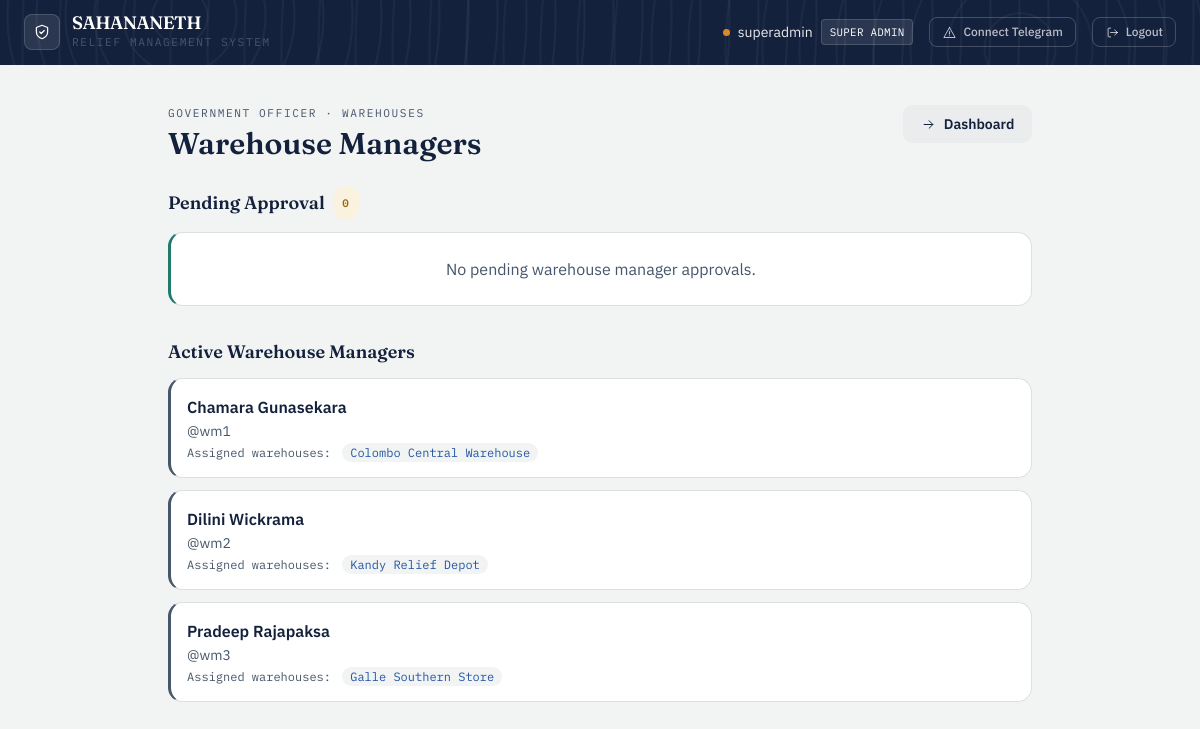
The app's page /gov/warehouse-managers (signed in), older data.
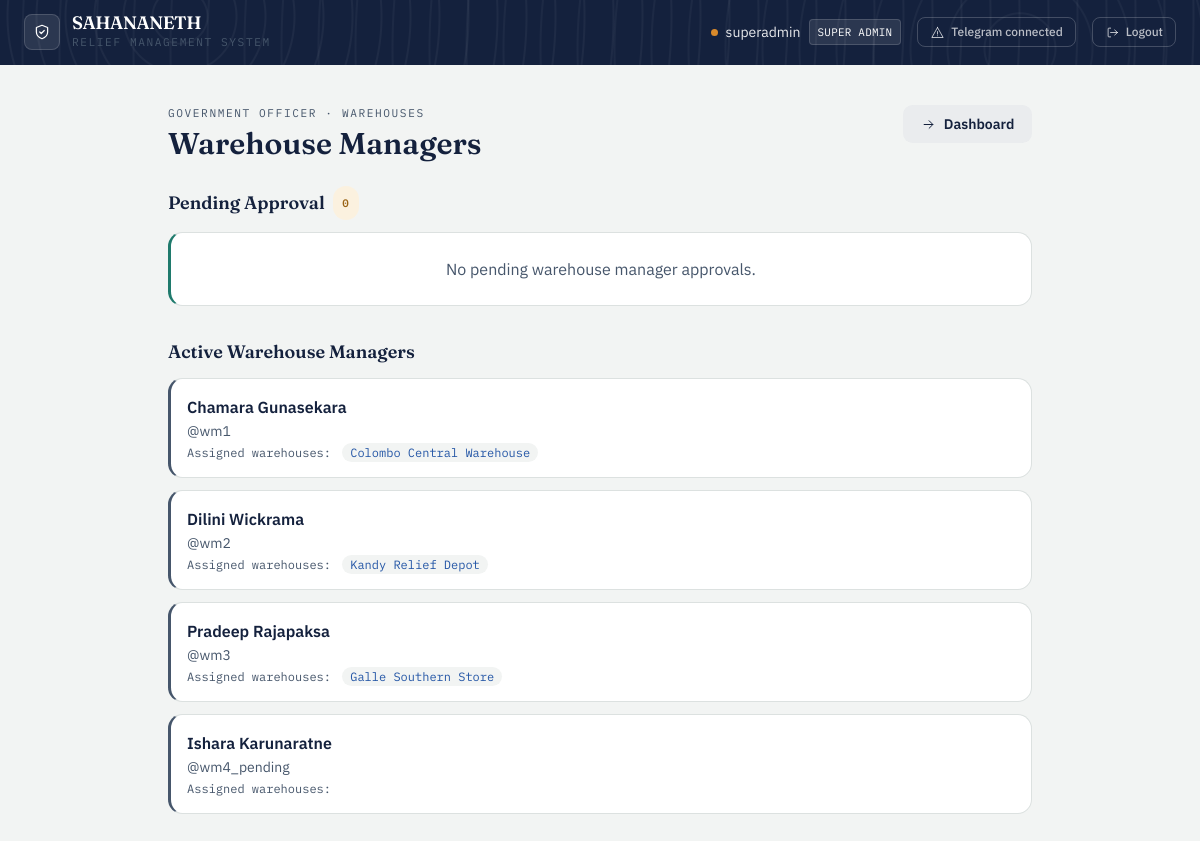
The same page, newer data.
### app/models/user.py (models this page shows, shortened)
class User(UserMixin, db.Model):
    __tablename__ = 'users'
    id = db.Column(db.Integer, primary_key=True)
    username = db.Column(db.String(80), unique=True, nullable=False)
    full_name = db.Column(db.String(150), nullable=True)
    password_hash = db.Column(db.String(256), nullable=False)
    role_level = db.Column(
    db.Enum('super_admin', 'gov_officer', 'field_officer',
            'warehouse_manager', 'citizen',
            name='user_role_enum'),
    nullable=False
)
    status = db.Column(
        db.Enum('pending', 'active', 'needs_verification', 'verified', 'rejected',name='user_status_enum'),
        default='pending',
        nullable=False
    )
    assigned_node_id = db.Column(db.Integer, nullable=True)
    created_at = db.Column(db.DateTime, default=datetime.utcnow)
    telegram_chat_id = db.Column(db.String(64), unique=True, nullable=True)
    telegram_linked_at = db.Column(db.DateTime, nullable=True)
    notify_opt_in = db.Column(db.Boolean, default=True, nullable=False)
    country = db.Column(db.String(100), nullable=True)
    region = db.Column(db.String(100), nullable=True)   # state / province / district
    city = db.Column(db.String(100), nullable=True)
    latitude = db.Column(db.Float, nullable=True)
    longitude = db.Column(db.Float, nullable=True)
    location_updated_at = db.Column(db.DateTime, nullable=True)
    @property
    def telegram_linked(self):
        return self.telegram_chat_id is not None

### app/models/warehouse_assignment.py (models this page shows, shortened)
class WarehouseAssignment(db.Model):
    __tablename__ = 'warehouse_assignments'
    id = db.Column(db.Integer, primary_key=True)
    user_id = db.Column(db.Integer, db.ForeignKey('users.id'), nullable=False)
    warehouse_id = db.Column(db.Integer, db.ForeignKey('warehouses.id'), nullable=False)
    assigned_at = db.Column(db.DateTime, default=datetime.utcnow)
    assigned_by_id = db.Column(db.Integer, db.ForeignKey('users.id'), nullable=True)
    user = db.relationship('User', foreign_keys=[user_id], backref='warehouse_assignments')
    warehouse = db.relationship('Warehouse', back_populates='assignments')
    assigned_by = db.relationship('User', foreign_keys=[assigned_by_id])

### app/models/warehouse.py (models this page shows, shortened)
class Warehouse(db.Model):
    __tablename__ = 'warehouses'
    id = db.Column(db.Integer, primary_key=True)
    warehouse_name = db.Column(db.String(150), nullable=False)
    latitude = db.Column(db.Float, nullable=True)
    longitude = db.Column(db.Float, nullable=True)
    address = db.Column(db.String(255), nullable=True)
    status = db.Column(
        db.Enum('pending_approval', 'active', 'inactive',
                name='warehouse_status_enum'),
        default='pending_approval',
        nullable=False
    )
    created_by_id = db.Column(db.Integer, db.ForeignKey('users.id'), nullable=True)
    approved_by_id = db.Column(db.Integer, db.ForeignKey('users.id'), nullable=True)
    created_at = db.Column(db.DateTime, default=datetime.utcnow)
    created_by = db.relationship('User', foreign_keys=[created_by_id],
                                 backref='created_warehouses')
    approved_by = db.relationship('User', foreign_keys=[approved_by_id],
                                  backref='approved_warehouses')
    inventory = db.relationship('InventoryStock', backref='warehouse',
                                cascade='all, delete-orphan')
    assignments = db.relationship('WarehouseAssignment', back_populates='warehouse',
                              cascade='all, delete-orphan')

### app/routes/gov_officer.py (the view)
@gov_bp.route('/warehouse-managers')
@login_required
@role_required('gov_officer', 'super_admin')
@active_required
def warehouse_managers():
    from app.models.warehouse_assignment import WarehouseAssignment
    from app.models.warehouse import Warehouse
    pending_wm = User.query.filter_by(
        role_level='warehouse_manager',
        status='pending'
    ).all()
    active_wm = User.query.filter_by(
        role_level='warehouse_manager',
        status='active'
    ).all()
    warehouses = Warehouse.query.all()
    return render_template('gov_officer/warehouse_managers.html',
                           pending_wm=pending_wm,
                           active_wm=active_wm,
                           warehouses=warehouses)

### app/models/user.py (called while the page is built)
@login_manager.user_loader
def load_user(user_id):
    return User.query.get(int(user_id))

### app/utils.py (called while the page is built)
def role_required(*roles):
    def decorator(f):
        @wraps(f)
        def decorated_function(*args, **kwargs):
            if not current_user.is_authenticated:
                abort(401)
            if current_user.role_level not in roles:
                abort(403)
            return f(*args, **kwargs)
        return decorated_function
    return decorator

def active_required(f):
    @wraps(f)
    def decorated_function(*args, **kwargs):
        if not current_user.is_authenticated:
            abort(401)
        if current_user.status == 'pending':
            flash('Your account is pending approval. Please wait.', 'warning')
            return redirect(url_for('auth.pending'))
        if current_user.status == 'rejected':
            flash('Your account has been rejected. Contact admin.', 'danger')
            return redirect(url_for('auth.login'))
        return f(*args, **kwargs)
    return decorated_function

### app/templates/gov_officer/warehouse_managers.html (shortened to what this page needs)
{% extends "base.html" %}
{% block content %}
<div class="mx-auto mt-10 max-w-4xl px-4 pb-16">
    <div class="mb-6 flex flex-wrap items-start justify-between gap-3">
        <div>
            <div class="eyebrow">Government Officer · Warehouses</div>
            <h1 class="mt-1 font-display text-3xl font-semibold text-ink">Warehouse Managers</h1>
        </div>
        <a href="/auth/dashboard" class="btn-ghost inline-flex items-center gap-2">
            <svg class="icon" style="width:15px;height:15px"><use href="#icon-arrow-right"/></svg>
            Dashboard
        </a>
    </div>
    <h2 class="mb-3 flex items-center gap-2 font-display text-lg font-semibold text-ink">
        Pending Approval
        <span class="status-pill status-pending">{{ pending_wm|length }}</span>
    </h2>
    {% if pending_wm %}
    <div class="mb-8 space-y-4">
        {% for user in pending_wm %}
        <div class="ledger-card tone-amber p-5">
            <p class="font-semibold text-ink">{{ user.full_name or user.username }}</p>
            <p class="mt-0.5 text-sm text-slate">@{{ user.username }}</p>
            <p class="mt-1 text-xs font-mono text-slate">
                Registered: {{ user.created_at.strftime('%Y-%m-%d %H:%M') }}
            </p>
            <form method="POST" action="/gov/approve/warehouse-manager/{{ user.id }}"
                class="mt-3 space-y-2">
                <div>
                    <label class="mb-1 block text-xs font-medium uppercase tracking-wide text-slate">
                        Assign Warehouses (max 3)
                    </label>
                    <div class="space-y-1">
                        {% for warehouse in warehouses %}
                        <label class="flex items-center gap-2 text-sm text-ink">
                            <input type="checkbox" name="warehouse_ids"
                                value="{{ warehouse.id }}"
                                class="rounded border-line text-civic">
                            {{ warehouse.warehouse_name }}
                        </label>
                        {% endfor %}
                    </div>
                </div>
                <div class="mt-2 flex gap-2">
                    <button type="submit" class="btn-approve inline-flex items-center gap-1.5">
                        <svg class="icon" style="width:14px;height:14px"><use href="#icon-check"/></svg>
                        Approve & Assign
                    </button>
                    <a href="/gov/reject/warehouse-manager/{{ user.id }}" class="btn-danger inline-flex items-center gap-1.5">
                        <svg class="icon" style="width:14px;height:14px"><use href="#icon-x"/></svg>
                        Reject
                    </a>
                </div>
            </form>
        </div>
        {% endfor %}
    </div>
    {% else %}
    <div class="ledger-card tone-relief p-6 text-center text-slate mb-8">
        No pending warehouse manager approvals.
    </div>
    {% endif %}
    <h2 class="mb-3 font-display text-lg font-semibold text-ink">Active Warehouse Managers</h2>
    {% if active_wm %}
    <div class="space-y-3">
        {% for user in active_wm %}
        <div class="ledger-card tone-slate p-4">
            <p class="font-semibold text-ink">{{ user.full_name or user.username }}</p>
            <p class="mt-0.5 text-sm text-slate">@{{ user.username }}</p>
            <p class="mt-1 text-xs font-mono text-slate">
                Assigned warehouses:
                {% for a in user.warehouse_assignments %}
                <span class="ml-1 rounded-full bg-paper px-2 py-0.5 text-xs text-civic">
                    {{ a.warehouse.warehouse_name }}
                </span>
                {% endfor %}
            </p>
        </div>
        {% endfor %}
    </div>
    {% else %}
    <div class="ledger-card tone-relief p-6 text-center text-slate">
        No active warehouse managers yet.
    </div>
    {% endif %}
</div>
{% endblock %}

### app/templates/base.html (shortened to what this page needs)
<!DOCTYPE html>
<html lang="en">
<head>
    <link rel="stylesheet" href="{{ url_for('static', filename='css/tailwind.css') }}">
</head>
<body class="min-h-screen text-ink">
{% if current_user.is_authenticated %}
<nav class="contour-bg text-white px-6 py-3.5 flex justify-between items-center">
    <div class="flex items-center gap-3">
        <div class="w-9 h-9 rounded-lg bg-white/10 border border-white/15 flex items-center justify-center">
            <svg class="icon text-white"><use href="#icon-shield"/></svg>
        </div>
        <div>
            <div class="font-display font-semibold text-lg leading-none tracking-tight">SAHANANETH</div>
            <div class="eyebrow text-white/50 mt-0.5">Relief Management System</div>
        </div>
    </div>
    <div class="flex gap-4 items-center text-sm">
        <div class="flex items-center gap-2">
            <span class="badge-dot bg-amber"></span>
            <span class="text-white/90">{{ current_user.username }}</span>
            <span class="font-mono text-[0.68rem] tracking-wide uppercase bg-white/10 border border-white/15 px-2 py-0.5 rounded">
                {{ current_user.role_level.replace('_', ' ').title() }}
            </span>
        </div>
        <a href="/auth/telegram/connect" class="flex items-center gap-1.5 text-white/70 hover:text-white border border-white/20 hover:border-white/40 px-3 py-1.5 rounded-lg transition">
            <svg class="icon" style="width:15px;height:15px"><use href="#icon-alert"/></svg>
            <span class="text-xs font-medium">{{ 'Telegram connected' if current_user.telegram_linked else 'Connect Telegram' }}</span>
        </a>
        <a href="/auth/logout" class="flex items-center gap-1.5 text-white/70 hover:text-white border border-white/20 hover:border-white/40 px-3 py-1.5 rounded-lg transition">
            <svg class="icon" style="width:15px;height:15px"><use href="#icon-logout"/></svg>
            <span class="text-xs font-medium">Logout</span>
        </a>
    </div>
</nav>
{% endif %}
<main class="{% block main_class %}{% endblock %}">
    {% block content %}{% endblock %}
</main>
</body>
</html>

Row changes from the older to the newer data that the page shows:
added User: full_name "Ishara Karunaratne", username "wm4_pending"
Text that changed along with them:
text no longer shown: "Connect Telegram"
text now shown: "Telegram connected"
